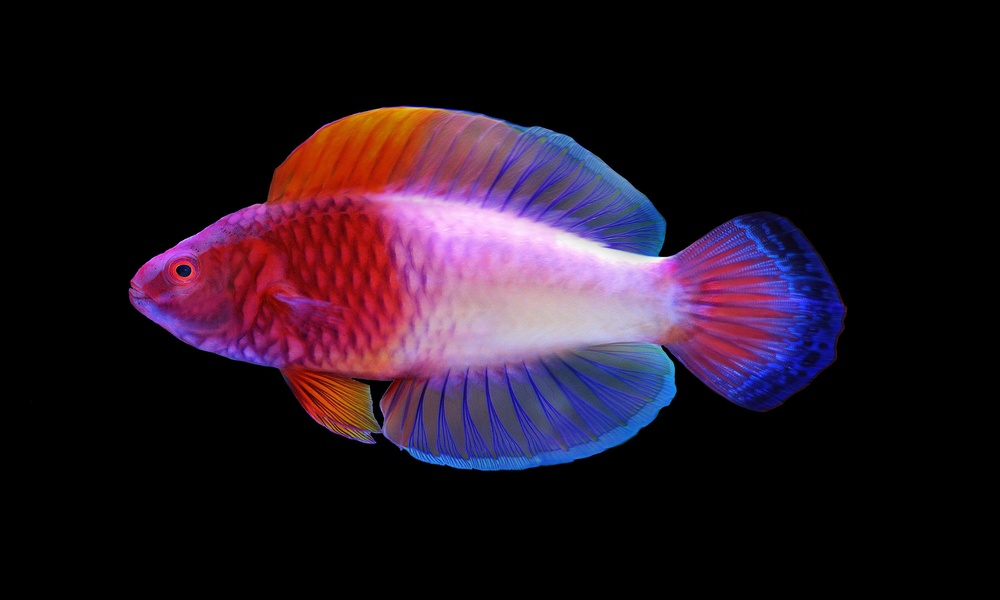
#> input picture test_images/test_collection_fish/fish1.jpg, 1000 x 600 px, shrunk from 3000 x 1799 before the run
$ python edges.py   (older library calls are emulated)
#> lines starting #> are read from the running program, lines starting #| are printed output that depends on the picture; after the words box and inside, x2 and y2 are one past the last pixel; in counts of white or black regions, pixels touching at a corner belong together
"""
Authored by Zayna Lughod
This displays edges for an image
Can be adopted for batch images too
"""

import cv2
input_image = 'test_images/test_collection_fish/fish1.jpg'

img = cv2.imread(input_image)
#> img is the input picture: shape (600, 1000, 3); mean B, G, R 34.6, 21.1, 36.6
img_gray = cv2.cvtColor(img, cv2.COLOR_BGR2GRAY)
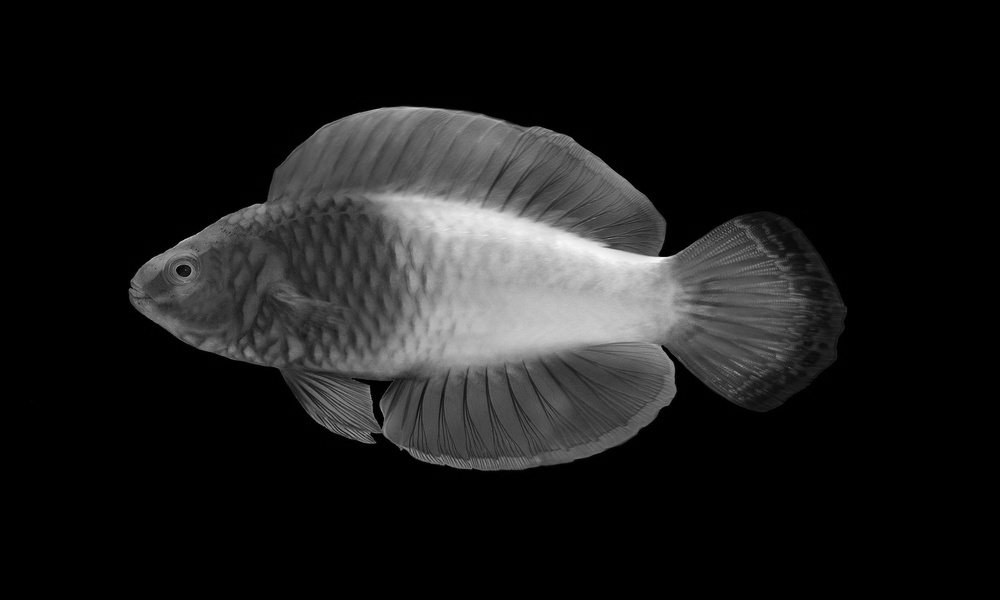
#> img_gray: shape (600, 1000); min 0, max 249, mean 27.2
img_blur = cv2.GaussianBlur(img_gray, (3,3), 0)

# Sobel Edge Detection
sobelx = cv2.Sobel(src=img_blur, ddepth=cv2.CV_64F, dx=1, dy=0, ksize=5)
sobely = cv2.Sobel(src=img_blur, ddepth=cv2.CV_64F, dx=0, dy=1, ksize=5)
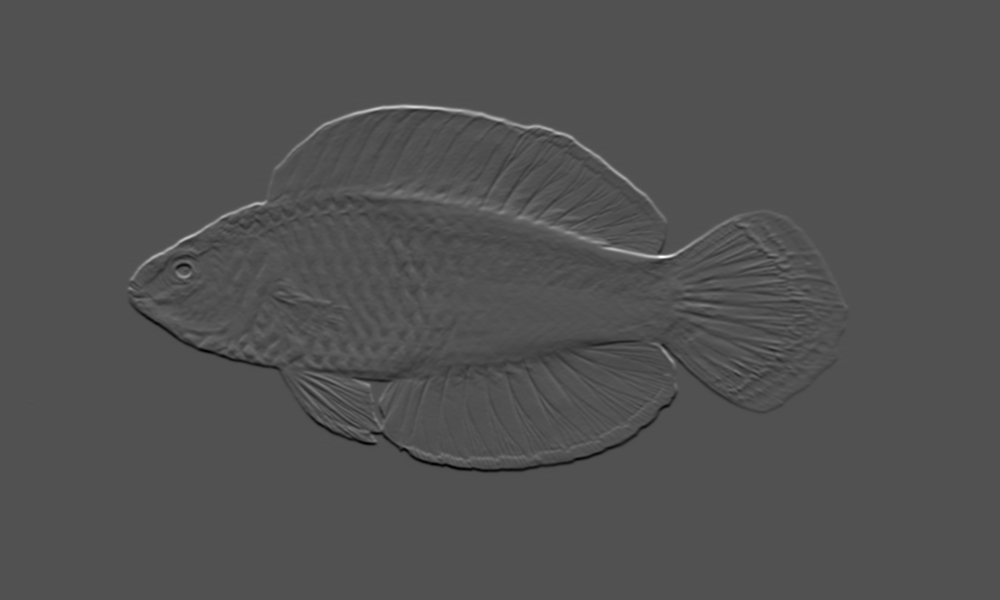
#> sobely: shape (600, 1000) float64; min -4366, max 9295, mean 0; drawn with min black and max white
sobelxy = cv2.Sobel(src=img_blur, ddepth=cv2.CV_64F, dx=1, dy=1, ksize=5)
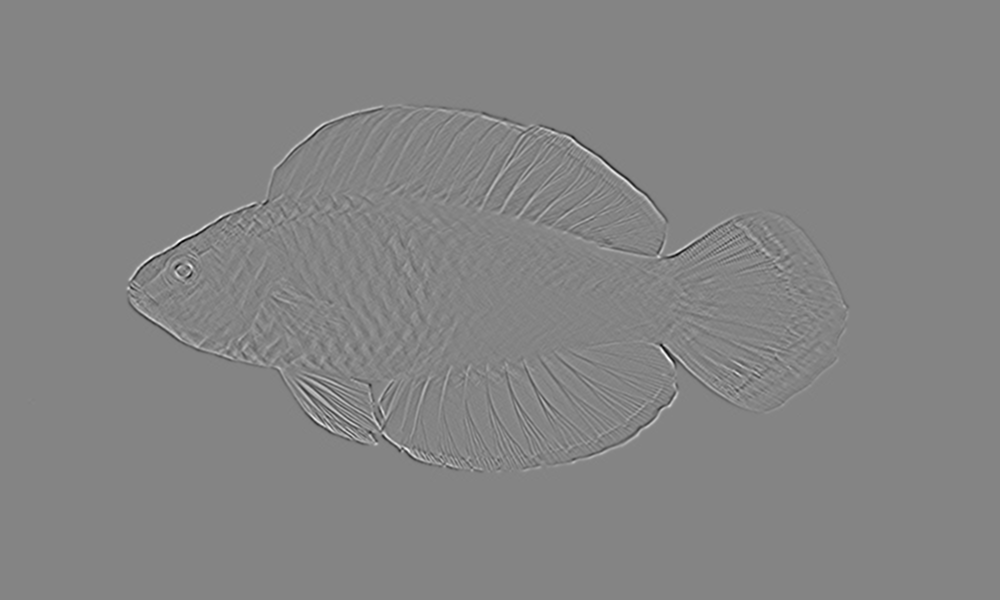
#> sobelxy: shape (600, 1000) float64; min -939, max 868, mean 0; drawn with min black and max white

# Display Sobel Edge Detection Images
cv2.imshow('edges1', sobelx)
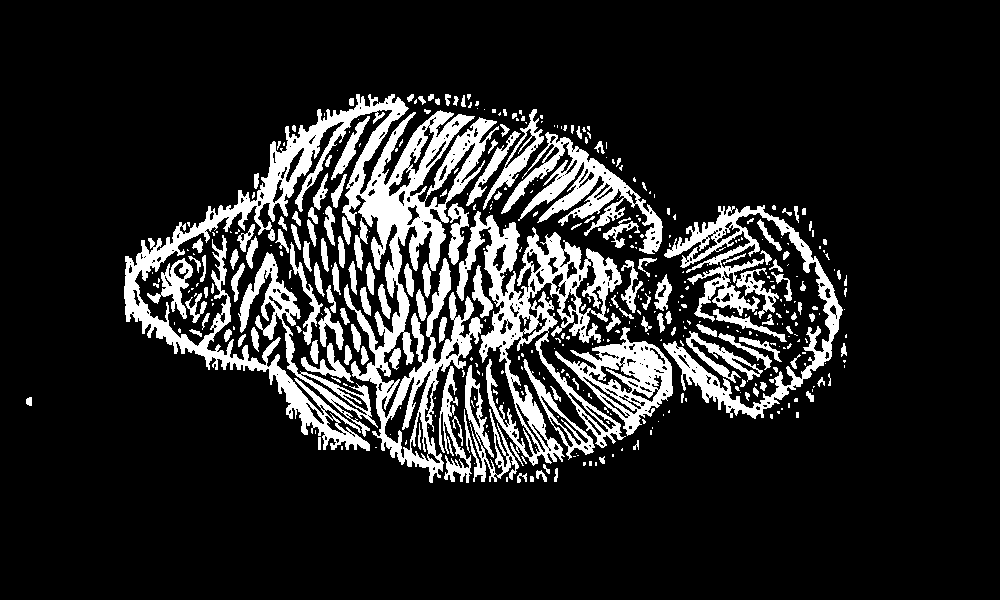
#> window 'edges1': shape (600, 1000); 15.1% white; 429 white regions (271 under 20 px), largest, box (x1, y1, x2, y2) and area: (124, 94, 499, 483) 31292, (456, 211, 626, 466) 12280, (663, 205, 843, 419) 8130
cv2.imshow('edges2', sobely)
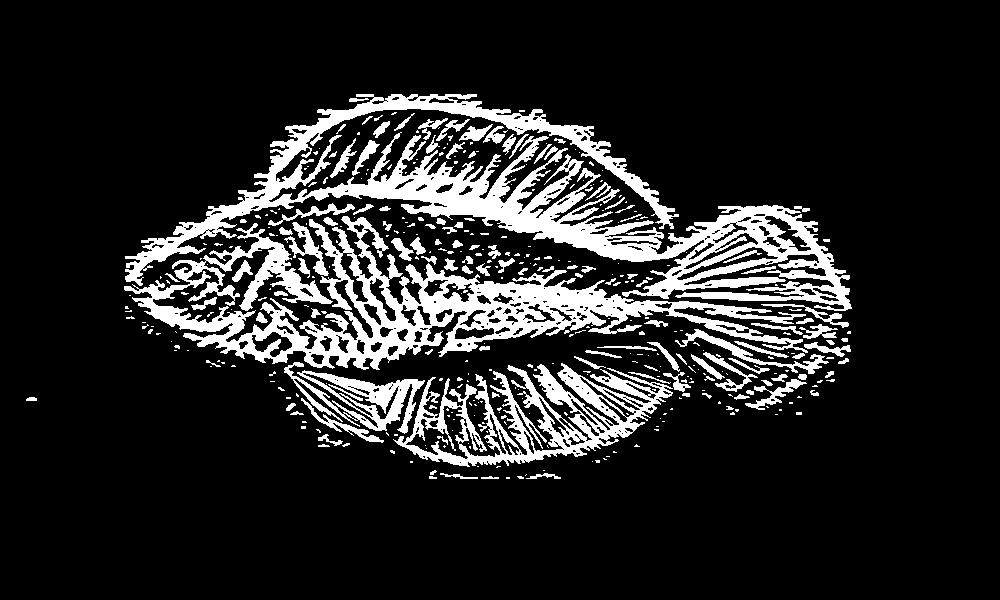
#> window 'edges2': shape (600, 1000); 14.8% white; 406 white regions (279 under 20 px), largest, box (x1, y1, x2, y2) and area: (125, 94, 852, 311) 33438, (124, 216, 808, 370) 26997, (393, 363, 673, 467) 10530
cv2.imshow('edges3', sobelxy)
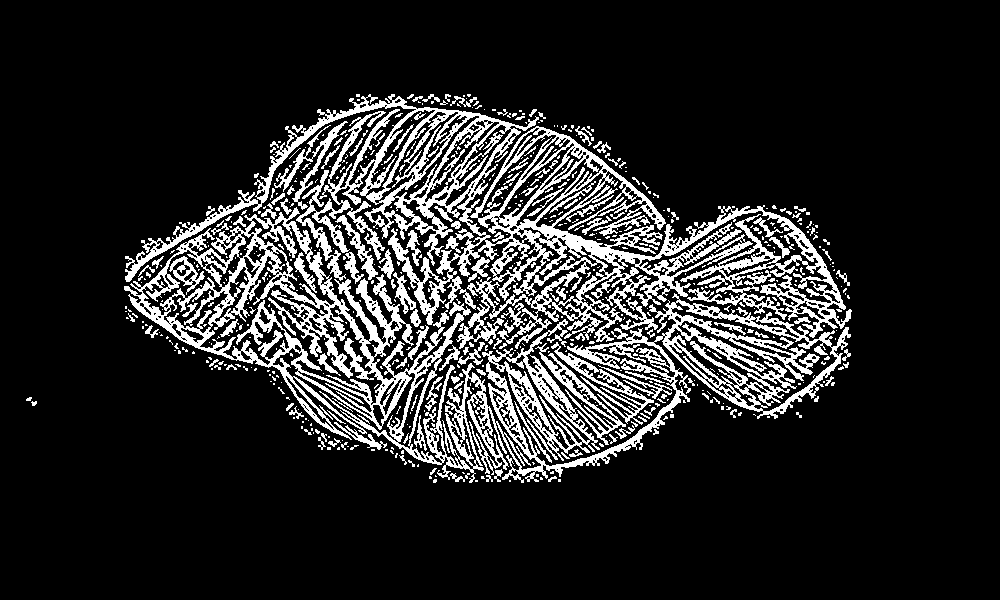
#> window 'edges3': shape (600, 1000); 15.2% white; 649 white regions (501 under 20 px), largest, box (x1, y1, x2, y2) and area: (125, 94, 852, 349) 37915, (124, 207, 851, 483) 36721, (535, 343, 626, 445) 1307

# Canny Edge Detection
edges = cv2.Canny(image=img_blur, threshold1=100, threshold2=200)
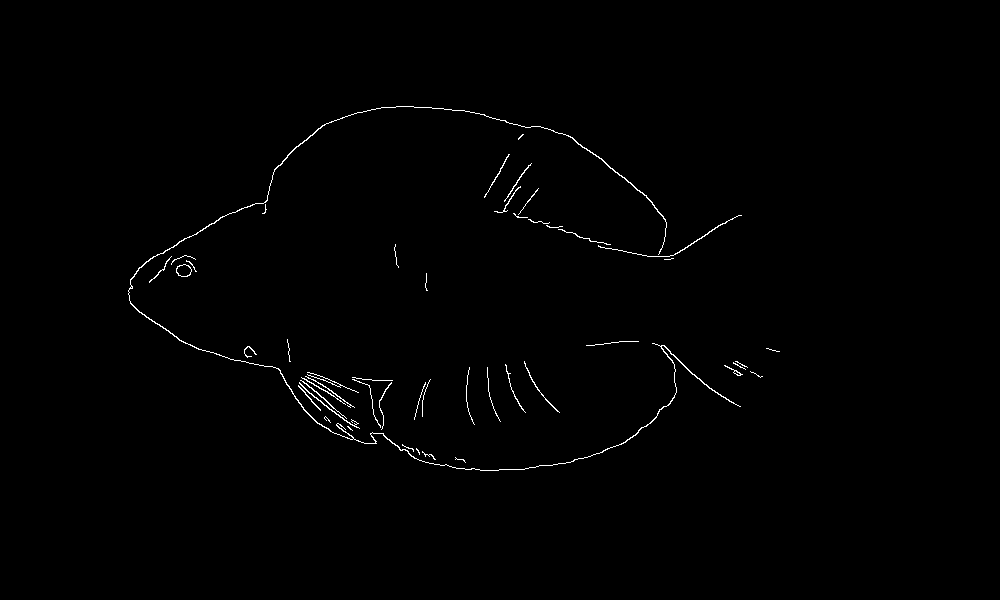
#> edges: shape (600, 1000); 0.64% white in thin lines or dots, all inside (x1, y1, x2, y2) = (128, 106, 780, 471)

# Display Canny Edge Detection Image -- PRIMARY one for use
cv2.imshow('edges', edges)

cv2.waitKey(0)

$ run again, with test_images/test_collection_fish/fish2.jpg copied over test_images/test_collection_fish/fish1.jpg
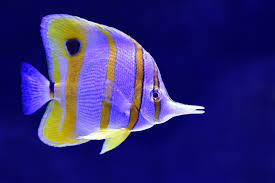
#> input picture test_images/test_collection_fish/fish2.jpg, 275 x 183 px
#> img is the input picture: shape (183, 275, 3); mean B, G, R 119.3, 40.6, 48.7
#> `cv2.imshow('edges1', sobelx)`:
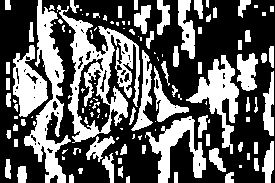
#> window 'edges1': shape (183, 275); 38.1% white; 124 white regions (53 under 20 px), largest, box (x1, y1, x2, y2) and area: (57, 5, 140, 143) 3935, (24, 0, 71, 183) 2893, (186, 55, 239, 154) 1812
#> `edges = cv2.Canny(image=img_blur, threshold1=100, threshold2=200)`:
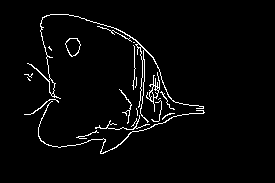
#> edges: shape (183, 275); 3% white in thin lines or dots, all inside (x1, y1, x2, y2) = (24, 14, 205, 154)

$ run again, with test_images/test_collection_fish/fish4.jpg copied over test_images/test_collection_fish/fish1.jpg
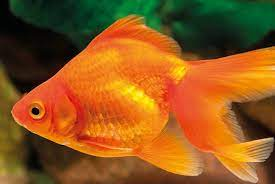
#> input picture test_images/test_collection_fish/fish4.jpg, 275 x 184 px
#> img is the input picture: shape (184, 275, 3); mean B, G, R 28.9, 87, 142.9
#> `edges = cv2.Canny(image=img_blur, threshold1=100, threshold2=200)`:
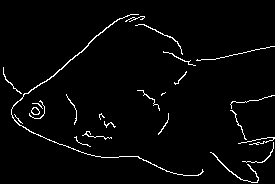
#> edges: shape (184, 275); 2.8% white in thin lines or dots
